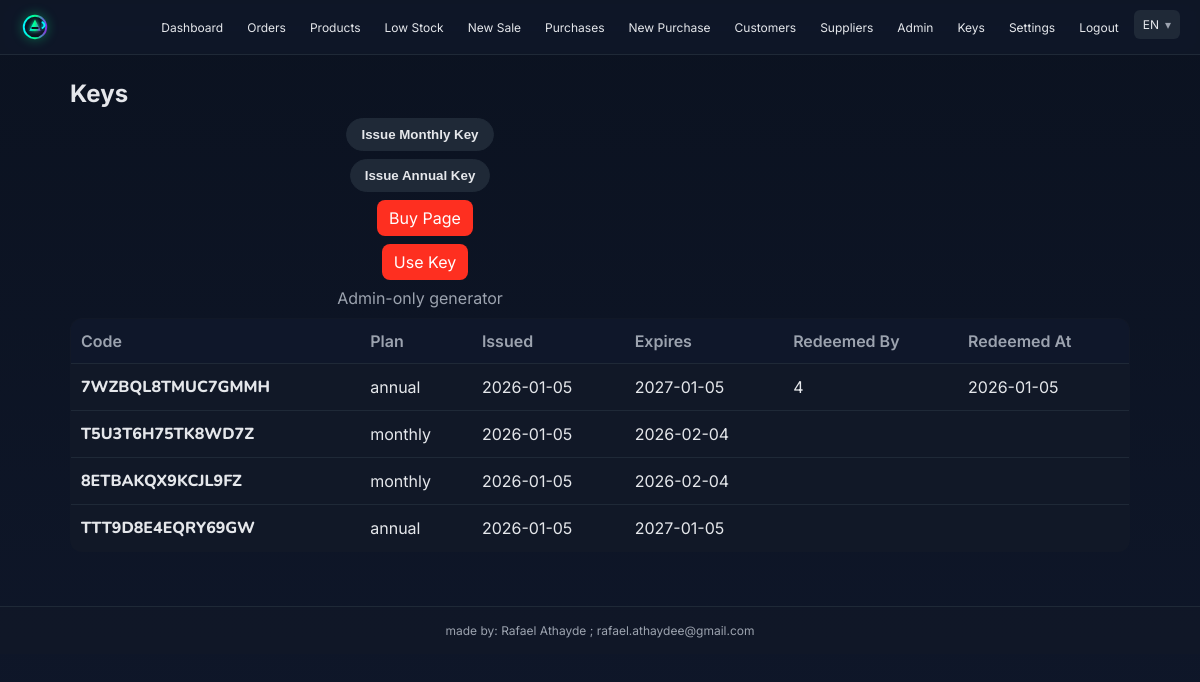
/admin/keys (signed in), run on the app's committed database.
### inventory_app/app.py (models this page shows)
class LicenseKey(db.Model):
    id = db.Column(db.Integer, primary_key=True)
    code = db.Column(db.String(64), unique=True, nullable=False)
    plan = db.Column(db.String(16), nullable=False)
    created_at = db.Column(db.DateTime, default=datetime.utcnow)
    issued_to_email = db.Column(db.String(255))
    redeemed_by_user_id = db.Column(db.Integer, db.ForeignKey("user.id"))
    redeemed_at = db.Column(db.DateTime)
    expires_at = db.Column(db.DateTime)
    payment_source = db.Column(db.String(32))
    status = db.Column(db.String(16), default="active")
    currency = db.Column(db.String(8))

### inventory_app/app.py (the view)
@app.route("/admin/keys", methods=["GET","POST"])
@require_login
@require_admin
def admin_keys():
    if request.method == "POST":
        plan = request.form.get("plan","monthly")
        if plan not in ("monthly","annual"):
            plan = "monthly"
        lk = _issue_key(plan)
        return redirect(url_for("admin_keys"))
    keys = LicenseKey.query.order_by(LicenseKey.created_at.desc()).limit(50).all()
    return render_template("admin_keys.html", keys=keys)

### inventory_app/app.py (called while the page is built)
def get_lang():
    l = session.get("lang", "en")
    return l if l in ("en", "pt") else "en"

def t(key):
    lang = get_lang()
    m = TRANSLATIONS.get(lang, {})
    return m.get(key, key)

def require_login(f):
    @wraps(f)
    def wrapper(*args, **kwargs):
        if not session.get("uid"):
            return redirect(url_for("auth_login"))
        return f(*args, **kwargs)
    return wrapper

def current_user():
    uid = session.get("uid")
    return User.query.get(uid) if uid else None

@app.context_processor
def inject_globals():
    u = current_user()
    return {
        "user": u,
        "is_admin": bool(u and u.is_admin),
        "logged_in": bool(session.get("uid")),
        "paid_access": bool(u and has_active_access(u.id)),
        "t": t,
        "lang": get_lang()
    }

def require_admin(f):
    @wraps(f)
    def wrapper(*args, **kwargs):
        uid = session.get("uid")
        u = User.query.get(uid) if uid else None
        if not u or not u.is_admin:
            return redirect(url_for("dashboard"))
        return f(*args, **kwargs)
    return wrapper

def has_active_access(uid):
    now = datetime.utcnow()
    q = LicenseKey.query.filter(LicenseKey.redeemed_by_user_id == uid, LicenseKey.status == "active")
    q = q.filter((LicenseKey.expires_at == None) | (LicenseKey.expires_at > now))
    return q.first() is not None

### inventory_app/templates/admin_keys.html (shortened to what this page needs)
{% extends "base.html" %}
{% block content %}
<h1>{{ t('Keys') }}</h1>
<form method="post" style="display:flex;gap:8px;align-items:center">
  <button class="pill-btn" name="plan" value="monthly" type="submit">Issue Monthly Key</button>
  <button class="pill-btn" name="plan" value="annual" type="submit">Issue Annual Key</button>
  <a class="btn" href="{{ url_for('buy') }}">Buy Page</a>
  <a class="btn" href="{{ url_for('auth_register') }}">Use Key</a>
  <span style="color:var(--muted)">Admin-only generator</span>
  </form>
<table>
  <tr><th>Code</th><th>Plan</th><th>Issued</th><th>Expires</th><th>Redeemed By</th><th>Redeemed At</th></tr>
  {% for k in keys %}
  <tr>
    <td style="font-family:'Nunito','Inter',system-ui,-apple-system,Segoe UI,Roboto,Helvetica,Arial,sans-serif;font-weight:800">{{ k.code }}</td>
    <td>{{ k.plan }}</td>
    <td>{{ k.created_at.strftime('%Y-%m-%d') if k.created_at else '' }}</td>
    <td>{{ k.expires_at.strftime('%Y-%m-%d') if k.expires_at else '' }}</td>
    <td>{{ k.redeemed_by_user_id or '' }}</td>
    <td>{{ k.redeemed_at.strftime('%Y-%m-%d') if k.redeemed_at else '' }}</td>
  </tr>
  {% endfor %}
</table>
{% endblock %}

### inventory_app/static/style.css (style rules this page uses)
:root { --bg:#0f172a; --surface:#0b1220; --panel:#111827; --muted:#9ca3af; --text:#e5e7eb; --border:#1f2937; --primary:#3b82f6; --primary-contrast:#ffffff }
* { box-sizing:border-box }
html,body { height:100% }
body { margin:0; background:linear-gradient(180deg,#0b1220 0%,#0f172a 100%); color:var(--text); font-family:'Inter',system-ui,-apple-system,Segoe UI,Roboto,Helvetica,Arial,sans-serif; -webkit-font-smoothing:antialiased; -moz-osx-font-smoothing:grayscale }
h1,h2 { margin:0 0 10px }
h1 { font-size:24px }
table { width:100%; border-collapse:collapse; margin-top:10px; background:var(--panel); border:1px solid var(--border); border-radius:12px; overflow:hidden }
th,td { padding:12px 10px;text-align:left;border-bottom:1px solid var(--border) }
th { background:#0f172a;color:var(--muted);font-weight:600 }
form { display:flex; flex-direction:column; gap:12px; max-width:700px }
input,select,button { padding:10px 12px; border-radius:8px; border:1px solid var(--border); background:#0f172a; color:var(--text) }
button { background:var(--primary); color:var(--primary-contrast); border-color:transparent; font-weight:600; cursor:pointer }
.btn { display:inline-block; margin-left:10px; background:var(--primary); color:var(--primary-contrast); padding:8px 12px; border-radius:8px; text-decoration:none }
.pill-btn { display:inline-block; padding:8px 14px; border-radius:999px; background:#1f2937; color:var(--text); border:1px solid var(--border); cursor:pointer }

### data on the page
LicenseKey: code "7WZBQL8TMUC7GMMH", plan "annual", created_at "2026-01-05", expires_at "2027-01-05", redeemed_by_user "4", redeemed_at "2026-01-05"
LicenseKey: code "T5U3T6H75TK8WD7Z", plan "monthly", created_at "2026-01-05", expires_at "2026-02-04"
LicenseKey: code "8ETBAKQX9KCJL9FZ", plan "monthly", created_at "2026-01-05", expires_at "2026-02-04"
LicenseKey: code "TTT9D8E4EQRY69GW", plan "annual", created_at "2026-01-05", expires_at "2027-01-05"

### other printed values
{{ t('Dashboard') }} "Dashboard"
{{ t('Orders') }} "Orders"
{{ t('Products') }} "Products"
{{ t('Low Stock') }} "Low Stock"
{{ t('New Sale') }} "New Sale"
{{ t('Purchases') }} "Purchases"
{{ t('New Purchase') }} "New Purchase"
{{ t('Customers') }} "Customers"
{{ t('Suppliers') }} "Suppliers"
{{ t('Admin') }} "Admin"
{{ t('Keys') }} "Keys"
{{ t('Settings') }} "Settings"
{{ t('Logout') }} "Logout"
{{ lang|upper }} "EN"
